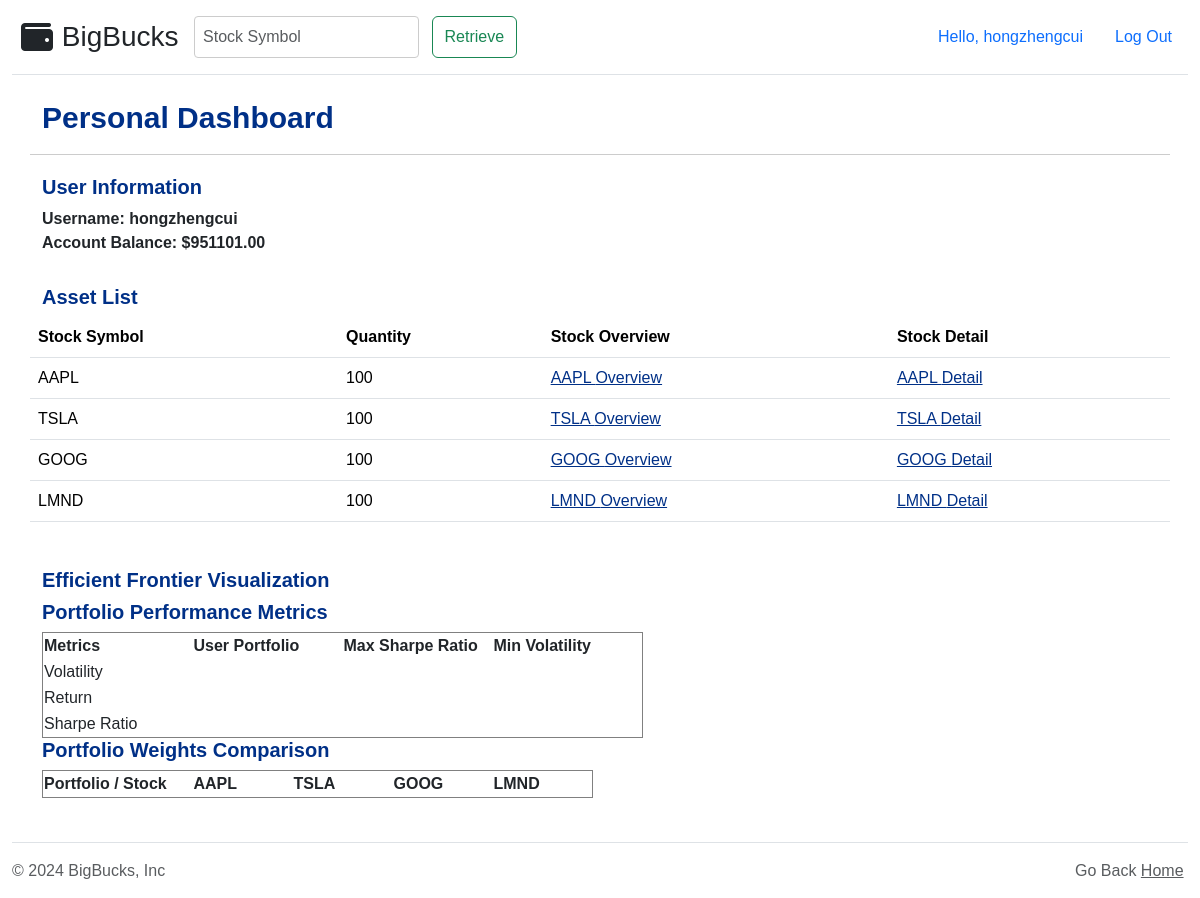
The page /profile/ (signed in) on the database its author committed.
### tables this page shows
CREATE TABLE user_info (
  id INTEGER PRIMARY KEY AUTOINCREMENT,
  username TEXT UNIQUE NOT NULL,
  password TEXT NOT NULL,
  balance DECIMAL(15,2) DEFAULT 1000000.00,
  role TEXT DEFAULT 'user'
);

CREATE TABLE user_assets (
  id INTEGER PRIMARY KEY AUTOINCREMENT,
  user_id INTEGER,
  symbol TEXT NOT NULL,
  quantity INTEGER NOT NULL,
  FOREIGN KEY (user_id) REFERENCES user_info (id)
);

### flaskr/profile.py (the view)
@bp.route('/')
@login_required
def profile():
    user_id = session.get('user_id')
    db = get_db()
    user_info = db.execute(
        'SELECT * FROM user_info WHERE id = ?',
        (user_id,)
    ).fetchone()
    user_assets = db.execute(
        'SELECT * FROM user_assets WHERE user_id = ?',
        (user_id,)
    ).fetchall()
    return render_template(
        'profile.html',
        user_info=user_info,
        user_assets=user_assets,
        page_data={"title": "Profile"}
    )

### flaskr/auth.py (called while the page is built)
def login_required(view):
    @functools.wraps(view)
    def wrapped_view(**kwargs):
        if g.user is None:
            return redirect(url_for("auth.login"))
        return view(**kwargs)
    return wrapped_view

@bp.before_app_request
def load_logged_in_user():
    user_id = session.get('user_id')
    if user_id is None:
        g.user = None
        g.role = None
    else:
        g.user = get_db().execute(
            'SELECT * FROM user_info WHERE id = ?', (user_id,)
        ).fetchone()
        g.role = g.user['role'] if g.user else None

### flaskr/db.py (called while the page is built)
def get_db():
    if "db" not in g:
        g.db = sqlite3.connect(
            current_app.config["DATABASE"], detect_types=sqlite3.PARSE_DECLTYPES
        )
        g.db.row_factory = sqlite3.Row
    return g.db

### flaskr/templates/profile.html (shortened to what this page needs)
{% extends 'base.html' %}
{% block content %}
<div class="pageelement">
  <div class="row">
  <h2>Personal Dashboard</h2>
</div>
  <section>
    <div class="row">
    <h3>User Information</h3>
    <c>Username: {{ user_info.username }}</c>
    <c>Account Balance: ${{ "%0.2f"|format(user_info.balance) }}</c>
</div>
  </section>
  <section>
    <div class="row">
        <h3>Asset List</h3>
        <table class="table">
            <thead>
                <tr>
                    <th>Stock Symbol</th>
                    <th>Quantity</th>
                    <th>Stock Overview</th>
                    <th>Stock Detail</th>
                </tr>
            </thead>
            <tbody>
                {% for asset in user_assets %}
                <tr>
                    <td>
                        {{ asset.symbol }}
                    </td>
                    <td>{{ asset.quantity }}</td>
                    <td>
                        <a href="{{ url_for('stock.show_stock_info', symbol=asset.symbol) }}">{{ asset.symbol }} Overview</a>
                    </td>
                    <td>
                        <a href="{{ url_for('main.plot_view', symbol=asset.symbol) }}">{{ asset.symbol }} Detail</a>
                    </td>
                </tr>
                {% endfor %}
            </tbody>
        </table>
    </div>
</section>
<section>
  <head>
    <h3>Efficient Frontier Visualization</h3>
</head>
<body>
    <section>
    <h3>Portfolio Performance Metrics</h3>
    <table id="portfolio-performance-table" border="1">
        <thead>
            <tr>
                <th>Metrics</th>
                <th>User Portfolio</th>
                <th>Max Sharpe Ratio</th>
                <th>Min Volatility</th>
            </tr>
        </thead>
        <tbody>
            <tr>
                <td>Volatility</td>
                <td id="user-volatility"></td>
                <td id="max-sharpe-volatility"></td>
                <td id="min-vol-volatility"></td>
            </tr>
            <tr>
                <td>Return</td>
                <td id="user-return"></td>
                <td id="max-sharpe-return"></td>
                <td id="min-vol-return"></td>
            </tr>
            <tr>
                <td>Sharpe Ratio</td>
                <td id="user-sharpe"></td>
                <td id="max-sharpe-sharpe"></td>
                <td id="min-vol-sharpe"></td>
            </tr>
        </tbody>
    </table>
</section>
<section>
    <h3>Portfolio Weights Comparison</h3>
    <table id="portfolio-weights-table" border="1">
        <thead>
            <tr id="weights-header">
                <th style="width: 150px;">Portfolio / Stock</th>
            </tr>
        </thead>
    </table>
</section>
</div>
</body>
{% endblock %}

### flaskr/templates/header.html (shortened to what this page needs)
<!doctype html>
<html lang="en">
  <head>
    <link href="https://cdn.jsdelivr.net/npm/bootstrap@5.3.2/dist/css/bootstrap.min.css" rel="stylesheet">
    <link rel="stylesheet" href="https://cdnjs.cloudflare.com/ajax/libs/font-awesome/6.2.1/css/all.min.css" />
    <link rel="stylesheet" href="{{ url_for('static', filename='includes/style.css') }}"/>
  </head>
  <body>
    <div class="container" id="header">
      <header class="d-flex flex-wrap align-items-center py-3 mb-4 border-bottom">
        <a href="/" class="d-flex align-items-center mb-3 mb-md-0 text-dark text-decoration-none">
          &nbsp;&nbsp;<i class="fa-solid fa-wallet fa-2x"></i>&nbsp;&nbsp;
          <span class="fs-3">BigBucks&nbsp;&nbsp;</span>
        </a>
        <form id="searchForm" class="d-flex" action="{{ url_for('stock.show_stock_info') }}" method="get">
          <input id="symbol" class="form-control me-2" type="text" name="symbol" placeholder="Stock Symbol" aria-label="Stock Symbol">
          &nbsp;<button id="retrieve" class="btn btn-outline-success" type="submit">Retrieve</button>
        </form>
        <ul class="nav nav-pills ms-auto">
          {% if g.user %}
            <li class="nav-item"><a href="/profile" class="nav-link">Hello, {{ g.user['username'] }}</a></li>
            <li class="nav-item"><a href="/auth/logout" class="nav-link">Log Out</a></li>
          {% else %}
            <li class="nav-item"><a href="/auth/login" class="nav-link">Log In</a></li>
            <li class="nav-item"><a href="/auth/register" class="nav-link">Register</a></li>
          {% endif %}
        </ul>
      </header>
    </div>
  </body>
  </html>

### flaskr/static/includes/style.css (style rules this page uses)
h2 { color: #003087; font-size: 30px; font-weight: bold; }
h3 { color: #003087; font-size: 20px; font-weight: bold; }
a { color: #003087; }
c { font-weight: bold; }
body, html { height: 100%; margin: 0; font-family: Arial, sans-serif; }
.pageelement { padding-top: 100px; padding-bottom: 100px; }
#header { position: fixed; top: 0; width: 100%; background-color: white; z-index: 10; max-width: none; }
.row { border-bottom: 1px solid #ccc; margin-bottom: 20px; padding-bottom: 10px; }
.row:last-child { border-bottom: none; }
input[type="text"], input[type="username"], input[type="password"], input[type="submit"] { width: 100%; padding: 8px; box-sizing: border-box; border: 1px solid #ccc; border-radius: 4px; }

### flaskr/templates/profile.html (style rules this page uses)
#portfolio-performance-table th, #portfolio-performance-table td { width: 150px; }
#portfolio-weights-table th, #portfolio-weights-table td { width: 100px; }

### rows shown on the page
user_info: user.username "hongzhengcui", username "hongzhengcui", balance "951101.00"
user_assets: symbol "AAPL", quantity "100"
user_assets: symbol "TSLA", quantity "100"
user_assets: symbol "GOOG", quantity "100"
user_assets: symbol "LMND", quantity "100"
